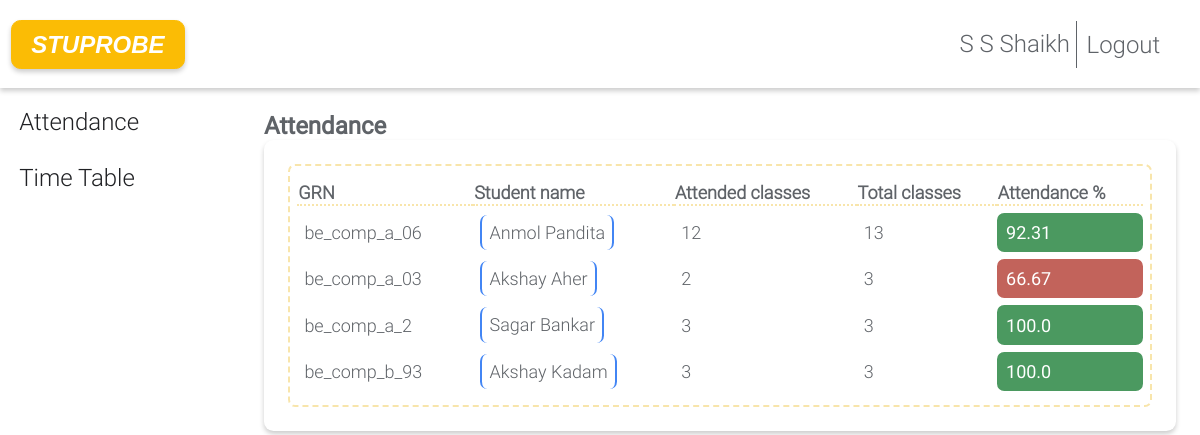
Page /stuprobe/teacher/2/Students/attendance/ (signed in) on the committed database.
### stuprobe/models.py (models this page shows, shortened)
class User(AbstractUser):
    @property
    def is_student(self):
        if hasattr(self, 'student'):
            return True
        return False
    @property
    def is_teacher(self):
        if hasattr(self, 'teacher'):
            return True
        return False

class Teacher(models.Model):
    user = models.OneToOneField(User, on_delete=models.CASCADE, null=True)
    id = models.CharField(primary_key=True, max_length=100)
    dept = models.ForeignKey(Dept, on_delete=models.CASCADE, default=1)
    name = models.CharField(max_length=100)

class AttendanceTotal(models.Model):
    course = models.ForeignKey(Course, on_delete=models.CASCADE)
    student = models.ForeignKey(Student, on_delete=models.CASCADE)
    class Meta:
        unique_together = (('student', 'course'),)
    @property
    def att_class(self):
        stud = Student.objects.get(name=self.student)
        cr = Course.objects.get(name=self.course)
        att_class = Attendance.objects.filter(course=cr, student=stud, status='True').count()
        return att_class
    @property
    def total_class(self):
        stud = Student.objects.get(name=self.student)
        cr = Course.objects.get(name=self.course)
        total_class = Attendance.objects.filter(course=cr, student=stud).count()
        return total_class
    @property
    def attendance(self):
        stud = Student.objects.get(name=self.student)
        cr = Course.objects.get(name=self.course)
        total_class = Attendance.objects.filter(course=cr, student=stud).count()
        att_class = Attendance.objects.filter(course=cr, student=stud, status='True').count()
        if total_class == 0:
            attendance = 0
        else:
            attendance = round(att_class / total_class * 100, 2)
        return attendance

class Student(models.Model):
    user = models.OneToOneField(User, on_delete=models.CASCADE, null=True)
    class_id = models.ForeignKey(Class, on_delete=models.CASCADE, default=1)
    GRN = models.CharField(primary_key='True', max_length=100)
    name = models.CharField(max_length=200)
    def __str__(self):
        return self.name

class Course(models.Model):
    dept = models.ForeignKey(Dept, on_delete=models.CASCADE)
    id = models.CharField(primary_key='True', max_length=50)
    name = models.CharField(max_length=50)
    shortname = models.CharField(max_length=50, default='X')
    def __str__(self):
        return self.name

### stuprobe/views.py (the view)
# urls.py: path('teacher/<int:assign_id>/Students/attendance/', views.t_student, name='t_student'),
@login_required()
def t_student(request, assign_id):
    ass = Assign.objects.get(id=assign_id)
    att_list = []
    for stud in ass.class_id.student_set.all():
        try:
            a = AttendanceTotal.objects.get(student=stud, course=ass.course)
        except AttendanceTotal.DoesNotExist:
            a = AttendanceTotal(student=stud, course=ass.course)
            a.save()
        att_list.append(a)
    return render(request, 'stuprobe/t_students.html', {'att_list': att_list})

### stuprobe/templates/stuprobe/t_students.html
{% extends 'stuprobe/base.html' %}
{% load static %}
{% block content %}
<b>Attendance</b>
<div class="card">
   <table width="100%" cellspacing="0">
      <thead>
         <tr>
            <th>GRN</th>
            <th>Student name</th>
            <th>Attended classes</th>
            <th>Total classes</th>
            <th>Attendance %</th>
         </tr>
      </thead>
      <tbody>
         {% for a in att_list %}
         <tr>
            <td>{{ a.student_id }}</td>
            <td><a class="link" href="{% url 't_attendance_detail' a.student.GRN a.course_id %}">{{ a.student.name }}</a></td>
            <td>{{ a.att_class }}</td>
            <td>{{ a.total_class }}</td>
            {% if a.attendance < 75 %}
            <td class="danger">{{ a.attendance }}</td>
            {% else %}
            <td class="success">{{ a.attendance }}</td>
            {% endif %}
         </tr>
         {% empty %}
         <p>No students</p>
         {% endfor %}
      </tbody>
   </table>
</div>
{% endblock %}

### stuprobe/templates/stuprobe/base.html (shortened to what this page needs)
{% load static %}
<!DOCTYPE html>
<html lang="en">
   <head>
      <link href="{% static '/stuprobe/css/custom.css' %}" rel="stylesheet">
   </head>
   <body>
      <nav>
         <div class="nav-logo">
            <a href="{% url 'home' %}">Stuprobe</a>
         </div>
         <div class="nav-end">
            <div class="nav-username">
               {% if request.user.is_student %}
               <item>
                  <span>{{request.user.student.name}}</span>
               </item>
               {% elif request.user.is_teacher %}
               <item>
                  <span>{{request.user.teacher.name}}</span>
               </item>
               {% endif %}
               <a class="logout" href="/accounts/logout">
                  Logout
               </a>
            </div>
         </div>
      </nav>
      <div class="main-grid">
         <aside>
               {% if request.user.is_student %}
                  <a href="{% url 'attendance' request.user.student.GRN %}">
                  <span>Attendance</span>
                  </a>
                  <a href="{% url 'timetable' request.user.student.class_id_id %}">
                  <span>Time Table</span>
                  </a>
               {% elif request.user.is_teacher %}
                  <a href="{% url 't_clas' request.user.teacher.id %}">
                  <span>Attendance</span>
                  </a>
                  <a href="{% url 't_timetable' request.user.teacher.id %}">
                  <span>Time Table</span>
                  </a>
               {% endif %}
         </aside>
         <div class="content-padding">
            <div>
               {% block content %}
               {% endblock %}
            </div>
         </div>
      </div>
   </body>
</html>

### stuprobe/static/stuprobe/css/custom.css (style rules this page uses)
html, body { margin:0; font-family: Roboto-Light; font-size: 24px; color: #5f6368; background: #fff; }
a { display: inline-block; all: unset; cursor: pointer; padding: .4em; margin: auto; }
b,.btn { font-family: Roboto; }
.link { border-left: 2px solid #4285f4; border-right: 2px solid #4285f4; border-radius: .4em; }
.danger { font-family: Roboto; background: #c2635b; border: 2px solid #c2635b; border-radius: .4em; color: #fff; }
.success { font-family: Roboto; background: #4b9960; border: 2px solid #4b9960; border-radius: .4em; color: #fff; }
.logout { border-left: 1px solid #5f6368; }
nav { display: flex; padding: 10px; align-items: center; border: 1px solid #fff; background-color: #fff; box-shadow: 0 3px 5px rgba(0,0,0,0.20); }
.nav-end { margin-left: auto; padding: .4em; display: flex; align-items: center; }
.nav-logo { display: inline; padding: .4em; background-color: #fbbc05; border: 1px solid #fbbc05; border-radius: .40em; box-shadow: 0 3px 5px rgba(0,0,0,0.20); font-family: sans-serif; font-style: italic; text-transform: uppercase; font-weight: bold; color: #fff; }
.nav-username { display: inline; padding: .4em; }
.card { padding: 1em; border-radius: .4em; box-shadow: 0 3px 5px rgba(0,0,0,0.20); }
aside { color: #202124; display: inline-block; }
aside > a { display: block; margin: .4em; padding: .4em; font-size: 100%; border-radius: 0px 99px 100px 0px / 0px 100px 100px 0px; }
.main-grid { display: grid; grid-template-columns: .5fr 2fr ; }
.content-padding { padding: 1em; }
table { border-collapse:separate; border-spacing:0 .4em; border: 2px dashed #f8e5ab; border-radius: .4em; padding: 0.40em; font-size: large; }
tbody { padding: .4em; margin: .4em; }
th { text-align: start; border-bottom: 2px dotted #f8e5ab; }
tr { padding: .4em; }
td { margin: .4em; padding: .4em; }

### rows in the picture
User: user.teacher.name "S S Shaikh"
AttendanceTotal: student_id "be_comp_a_06", student.name "Anmol Pandita", att_class "12", total_class "13", attendance "92.31"
AttendanceTotal: student_id "be_comp_a_03", student.name "Akshay Aher", att_class "2", total_class "3", attendance "66.67"
AttendanceTotal: student_id "be_comp_a_2", student.name "Sagar Bankar", att_class "3", total_class "3", attendance "100.0"
AttendanceTotal: student_id "be_comp_b_93", student.name "Akshay Kadam", att_class "3", total_class "3", attendance "100.0"
